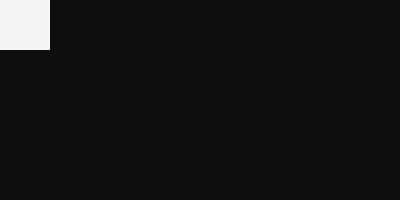
Frame 1 (no input)
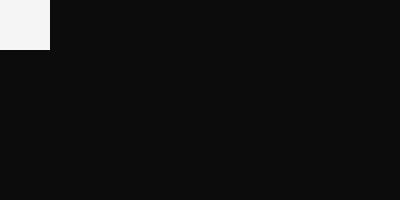
Frame 60 (the mouse pressed at the canvas centre just before this capture)
Frame 120 (the mouse held since frame 60 and released just before this capture): identical to frame 60, image omitted

The Processing sketch that drew these frames (run headless with seeded random() and noise(); from frame 60 on, the mouse is pressed at the canvas centre):

// Processing sketch: processing_64356
// ── processing_64356.pde

int xPos = 25;
int yPos = 25;

void setup() {
  size(400, 200);
  background(15);
  noStroke();
  frameRate(50);
}

void draw() {
  if (keyPressed == true) {
    if (key == CODED) {
      if (keyCode == UP) {
        yPos -= 2;
      }
      if (keyCode == DOWN) {
        yPos += 2;
      }
      if (keyCode == LEFT) {
        xPos -= 2;
      }
      if (keyCode == RIGHT) {
        xPos += 2;
      }
    }
  }


  rectMode(CENTER);
  fill(255);
  rect(xPos, yPos, 50, 50);
  rectMode(CORNER);
  fill(0, 0, 0, 10);
  rect(0, 0, 400, 200);
}
